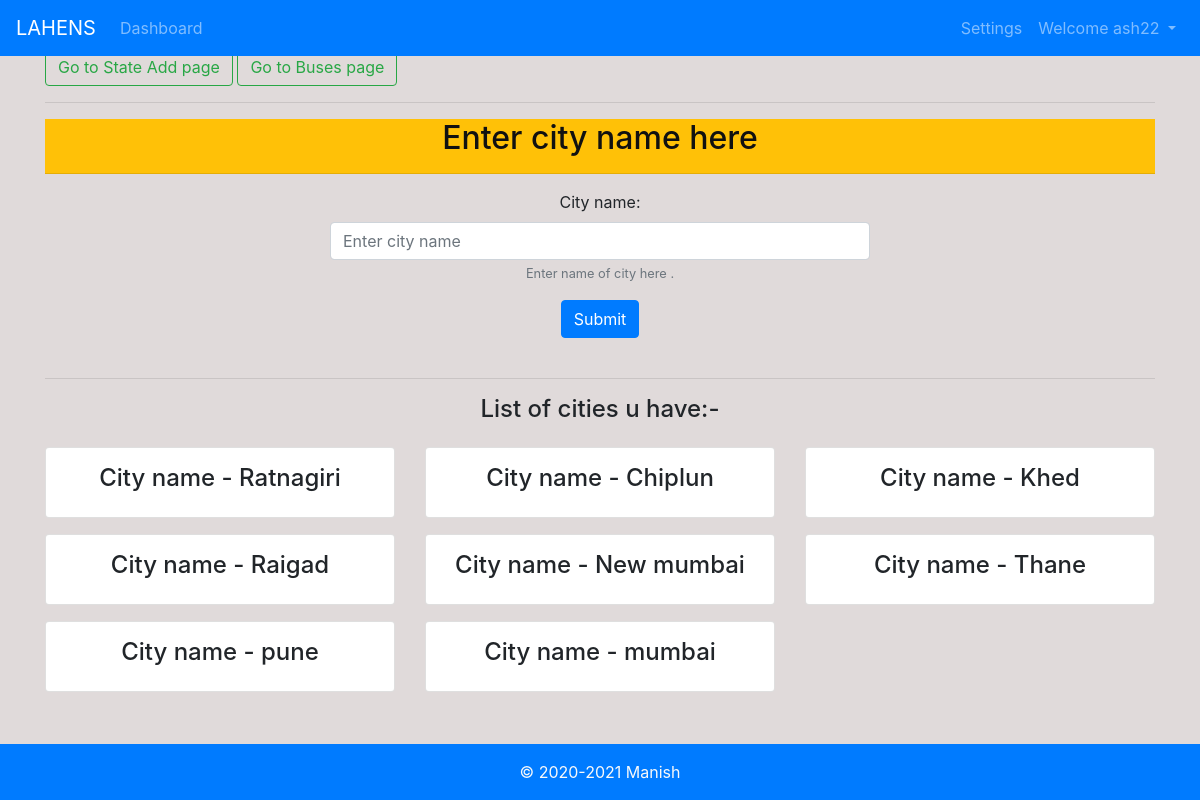
Page /city/6/ (signed in) on the committed database.
### book/models.py (models this page shows, shortened)
class City(models.Model):
    state = models.ForeignKey(State, null=True, blank=True, on_delete=models.CASCADE)
    name = models.CharField(max_length=100)

### book/decorators.py (the view)
        def wrapper_func(request, *args, **kwargs):
            group = None
            if request.user.groups.exists():
                group = request.user.groups.all()[0].name
            if group in allowed_roles:
                return view_func(request, *args, **kwargs)
            else:
                return HttpResponse('You are not authorised to view this page ')

### book/views.py (called while the page is built)
@login_required(login_url='login')
@allowed_users(allowed_roles=['admin'])
def cityadd(request, pk):
    state = State.objects.get(id=pk)
    if request.method == 'POST':
        name = request.POST.get('cityname')
        city = City(state=state, name=name)
        city.save()
    cities = state.city_set.all().order_by('-id')
    print(len(cities))
    if len(cities) == 0:
        empt = True
        context = {'empty': empt, 's_id': pk}
    else:
        context = {'cities': cities, 's_id': pk}
    return render(request, 'book/cityadd.html', context)

### book/templates/book/cityadd.html (shortened to what this page needs)
{% extends 'book/basic.html' %}
{% block body %}
<br>
<div class="container">
             <a href="{% url 'stateAdd' %}" class="btn btn-outline-success">Go to State Add page</a>
             <a href="{% url 'Allbuses' %}" class="btn btn-outline-success">Go to Buses page</a><hr>
    <div class="text-center bg-warning "><h2 style="color:#111;">Enter city name here</h2><hr></div>
    <div class="row">
        <div class="offset-lg-3 col-sm-6 text-center">
        <form method="post" action="/city/{{s_id}}/">
          <div class="form-group ">
            <label for="cityname">City name:</label>
            <input type="text" class="form-control" id="cityname" name="cityname" aria-describedby="cityhelp" placeholder="Enter city name">
            <small id="cityhelp" class="form-text text-muted">Enter name of city here .</small>
          </div>
          <button type="submit" class="btn btn-primary">Submit</button>
        </form></div>
    </div><br><hr>
   {% if empty == True  %}
        <div class="text-center"><h4>Still not added any cities ...Add in the above form.</h4></div>
    {% else %}
    <div class="text-center"><h4>List of cities u have:-</h4></div>
    <div class="row">
        {% for i in  cities %}
        <div class="col-sm-4 mt-3">
            <div class="card text-center p-3">
            <h4>City name - {{i.name}}</h4>
            </div></div>
                {% if forloop.counter|divisibleby:3 and forloop.counter > 0 and not forloop.last %}
                </div><div class="row">
                {% endif %}
        {% endfor %}
    </div>
    {% endif %}
</div>
{% endblock %}

### book/templates/book/basic.html (shortened to what this page needs)
<!doctype html>
<html lang="en">
  <head>
    <link rel="stylesheet" href="https://stackpath.bootstrapcdn.com/bootstrap/4.4.1/css/bootstrap.min.css">
    <link href=
'https://ajax.googleapis.com/ajax/libs/jqueryui/1.12.1/themes/ui-lightness/jquery-ui.css'
		rel='stylesheet'>
  </head>
  <body>
  {% load  static %}
   <nav class="navbar navbar-expand-lg fixed-top navbar-dark bg-primary">
  <a class="navbar-brand" href="#">LAHENS</a>
  <div class="collapse navbar-collapse" id="navbarSupportedContent">
    <ul class="navbar-nav mr-auto">
        {% if user.groups.all.0.name == 'admin' %}
            <li class="nav-item">
        <a class="nav-link" href="/">Dashboard</a>
      </li>
        {% endif %}
    </ul>
      {% if user.is_authenticated %}
        <ul class="navbar-nav ml-auto">
            <li class="nav-item">
        <a class="nav-link" href="/account">Settings</a>
      </li>
             <li class="nav-item dropdown">
        <a class="nav-link dropdown-toggle" href="#" id="navbarDropdown" role="button" data-toggle="dropdown" aria-haspopup="true" aria-expanded="false">
          Welcome {{request.user}}
        </a>
      </li>
        </ul>
      {% endif %}
  </div>
</nav>
    <br>
    {% block body %} {% endblock %}<br><br><br>
 <footer class="container-fluid bg-primary fixed-bottom  py-3 text-light">
    <p class="mb-0 text-center">&copy; 2020-2021 Manish</p>
  </footer>
  </body>
</html>

### rows in the picture
City: name "Ratnagiri"
City: name "Chiplun"
City: name "Khed"
City: name "Raigad"
City: name "New mumbai"
City: name "Thane"
City: name "pune"
City: name "mumbai"

### other values in the picture
{{ request.user }} "ash22"
